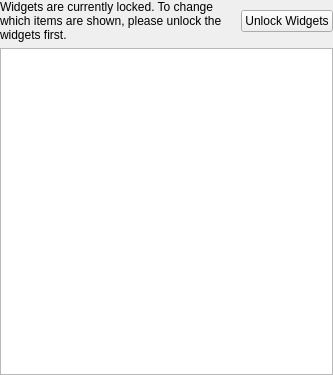
<?xml version="1.0" encoding="UTF-8"?>
<ui version="4.0">
 <class>VisibleItemsConfig</class>
 <widget class="QWidget" name="VisibleItemsConfig">
  <property name="geometry">
   <rect>
    <x>0</x>
    <y>0</y>
    <width>333</width>
    <height>375</height>
   </rect>
  </property>
  <property name="minimumSize">
   <size>
    <width>0</width>
    <height>360</height>
   </size>
  </property>
  <layout class="QGridLayout" name="gridLayout">
   <property name="margin">
    <number>0</number>
   </property>
   <item row="0" column="0">
    <widget class="QLabel" name="unlockLabel">
     <property name="text">
      <string>Widgets are currently locked. To change which items are shown, please unlock the widgets first.</string>
     </property>
     <property name="wordWrap">
      <bool>true</bool>
     </property>
    </widget>
   </item>
   <item row="0" column="1">
    <widget class="QPushButton" name="unlockButton">
     <property name="text">
      <string>Unlock Widgets</string>
     </property>
    </widget>
   </item>
   <item row="1" column="0" colspan="2">
    <widget class="KCategorizedView" name="visibleItemsView"/>
   </item>
  </layout>
 </widget>
 <customwidgets>
  <customwidget>
   <class>KCategorizedView</class>
   <extends>QListView</extends>
   <header location="global">kcategorizedview.h</header>
  </customwidget>
 </customwidgets>
 <resources/>
 <connections/>
</ui>
